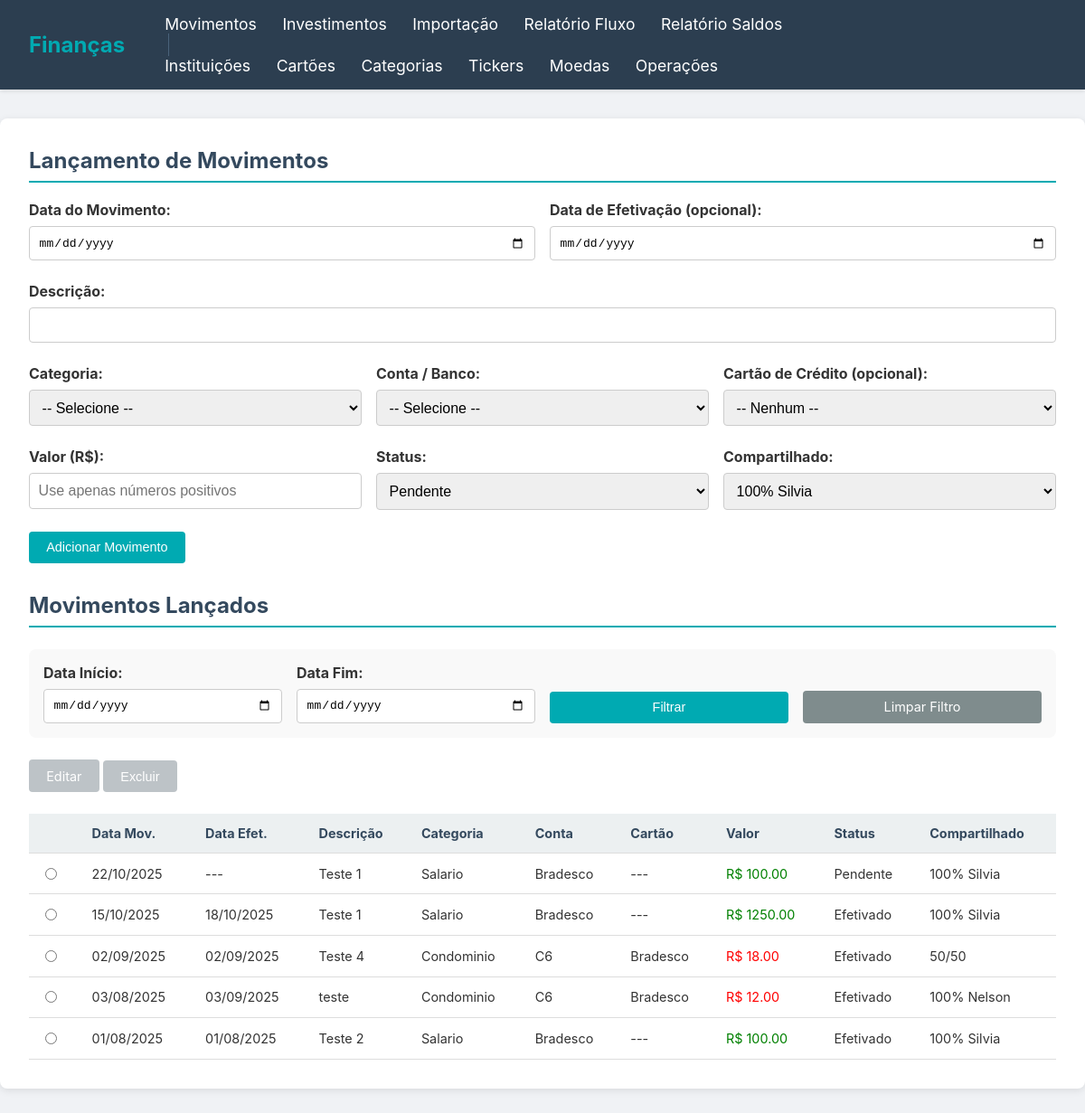
The page /movimentos on the database as committed earlier.
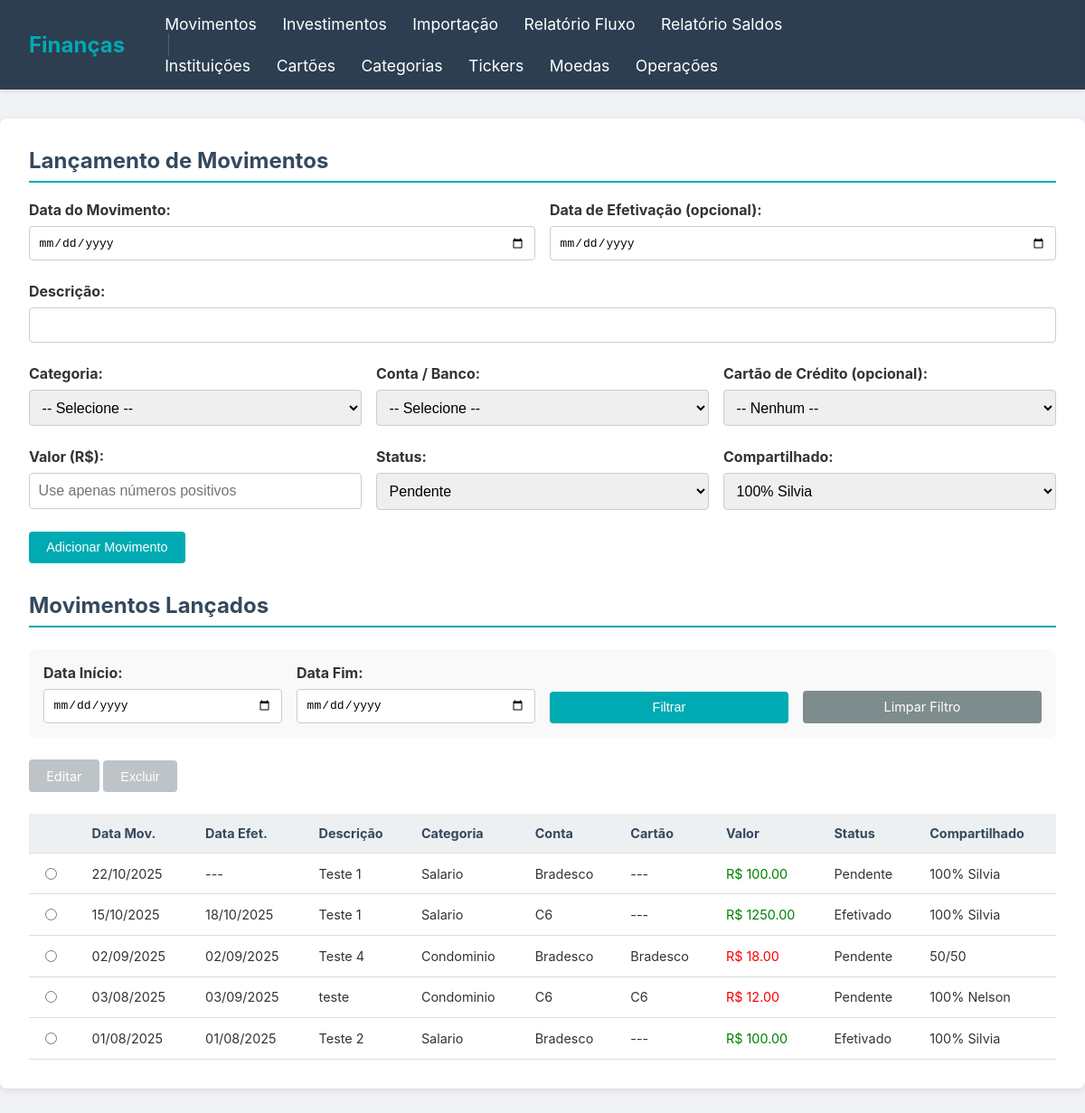
The same page on the database as committed later.
### tables this page shows
CREATE TABLE movimentos (
        id INTEGER PRIMARY KEY AUTOINCREMENT,
        data_movimento TEXT NOT NULL,
        data_efetivacao TEXT,
        descricao TEXT NOT NULL,
        categoria_id INTEGER NOT NULL,
        instituicao_id INTEGER NOT NULL,
        cartao_id INTEGER,
        valor REAL NOT NULL,
        status TEXT NOT NULL CHECK(status IN ('Pendente', 'Efetivado')),
        compartilhado TEXT NOT NULL CHECK(compartilhado IN ('100% Silvia', '100% Nelson', '50/50')),
        FOREIGN KEY (categoria_id) REFERENCES categorias (id),
        FOREIGN KEY (instituicao_id) REFERENCES instituicoes (id),
        FOREIGN KEY (cartao_id) REFERENCES cartoes_credito (id)
    );

CREATE TABLE instituicoes (
        id INTEGER PRIMARY KEY AUTOINCREMENT,
        descricao TEXT NOT NULL UNIQUE
    );

CREATE TABLE cartoes_credito (
        id INTEGER PRIMARY KEY AUTOINCREMENT,
        descricao TEXT NOT NULL,
        instituicao_id INTEGER NOT NULL,
        vencimento INTEGER NOT NULL,
        limite REAL NOT NULL,
        FOREIGN KEY (instituicao_id) REFERENCES instituicoes (id)
    );

CREATE TABLE categorias (
        id INTEGER PRIMARY KEY AUTOINCREMENT,
        descricao TEXT NOT NULL UNIQUE,
        tipo TEXT NOT NULL CHECK(tipo IN ('Receita', 'Despesa'))
    );

### app.py (the view)
@app.route('/movimentos')
def movimentos():
    conn = get_db_connection()
    data_inicio = request.args.get('data_inicio')
    data_fim = request.args.get('data_fim')
    base_query = '''
        SELECT
            m.id, strftime('%d/%m/%Y', m.data_movimento) as data_mov_formatada,
            strftime('%d/%m/%Y', m.data_efetivacao) as data_efet_formatada,
            m.descricao, m.valor, m.status, m.compartilhado,
            c.descricao as categoria_nome, cat.tipo as categoria_tipo,
            i.descricao as instituicao_nome, cc.descricao as cartao_nome
        FROM movimentos m
        JOIN categorias c ON m.categoria_id = c.id
        JOIN categorias cat ON m.categoria_id = cat.id
        JOIN instituicoes i ON m.instituicao_id = i.id
        LEFT JOIN cartoes_credito cc ON m.cartao_id = cc.id'''
    params = []
    where_clauses = []
    if data_inicio: where_clauses.append("m.data_movimento >= ?"); params.append(data_inicio)
    if data_fim: where_clauses.append("m.data_movimento <= ?"); params.append(data_fim)
    if where_clauses: base_query += " WHERE " + " AND ".join(where_clauses)
    base_query += " ORDER BY m.data_movimento DESC, m.id DESC"
    movimentos_list = conn.execute(base_query, params).fetchall()
    categorias_list = conn.execute('SELECT * FROM categorias ORDER BY descricao').fetchall()
    instituicoes_list = conn.execute('SELECT * FROM instituicoes ORDER BY descricao').fetchall()
    cartoes_list = conn.execute('SELECT * FROM cartoes_credito ORDER BY descricao').fetchall()
    conn.close()
    return render_template('movimentos.html', movimentos=movimentos_list, categorias=categorias_list,
                           instituicoes=instituicoes_list, cartoes=cartoes_list,
                           data_inicio=data_inicio, data_fim=data_fim)

### app.py (called while the page is built)
def get_db_connection():
    conn = sqlite3.connect(DATABASE, detect_types=sqlite3.PARSE_DECLTYPES | sqlite3.PARSE_COLNAMES)
    conn.execute("PRAGMA journal_mode=WAL")
    conn.row_factory = sqlite3.Row
    return conn

### templates/movimentos.html (shortened to what the changed rows need)
{% extends "base.html" %}
{% block content %}
    <h2>Lançamento de Movimentos</h2>
    <h2 style="margin-top: 2rem;">Movimentos Lançados</h2>
    <table style="font-size: 0.9em;">
        <thead>
            <tr>
                <th style="width: 5%;"></th>
                <th>Data Mov.</th>
                <th>Data Efet.</th>
                <th>Descrição</th>
                <th>Categoria</th>
                <th>Conta</th>
                <th>Cartão</th>
                <th>Valor</th>
                <th>Status</th>
                <th>Compartilhado</th>
            </tr>
        </thead>
        <tbody>
            {% for mov in movimentos %}
            <tr id="row-{{ mov.id }}">
                <td><input type="radio" name="selecionado" value="{{ mov.id }}" onchange="itemSelecionado(this, 'movimentos')"></td>
                <td>{{ mov.data_mov_formatada }}</td>
                <td>{{ mov.data_efet_formatada or '---' }}</td>
                <td>{{ mov.descricao }}</td>
                <td>{{ mov.categoria_nome }}</td>
                <td>{{ mov.instituicao_nome }}</td>
                <td>{{ mov.cartao_nome or '---' }}</td>
                <td style="color: {% if mov.categoria_tipo == 'Receita' %}green{% else %}red{% endif %};">
                    R$ {{ "%.2f"|format(mov.valor|abs) }}
                </td>
                <td>{{ mov.status }}</td>
                <td>{{ mov.compartilhado }}</td>
            </tr>
            {% else %}
            <tr><td colspan="10">Nenhum movimento encontrado para o período.</td></tr>
            {% endfor %}
        </tbody>
    </table>
{% endblock %}

Rows that differ between the two databases and show on the page:
changed movimentos (number 2 of 5 on the later page): instituicao_nome "Bradesco" → "C6"
changed movimentos "Teste 4": instituicao_nome "C6" → "Bradesco"; status "Efetivado" → "Pendente"
changed movimentos "teste": descricao "Bradesco" → "C6"; status "Efetivado" → "Pendente"
